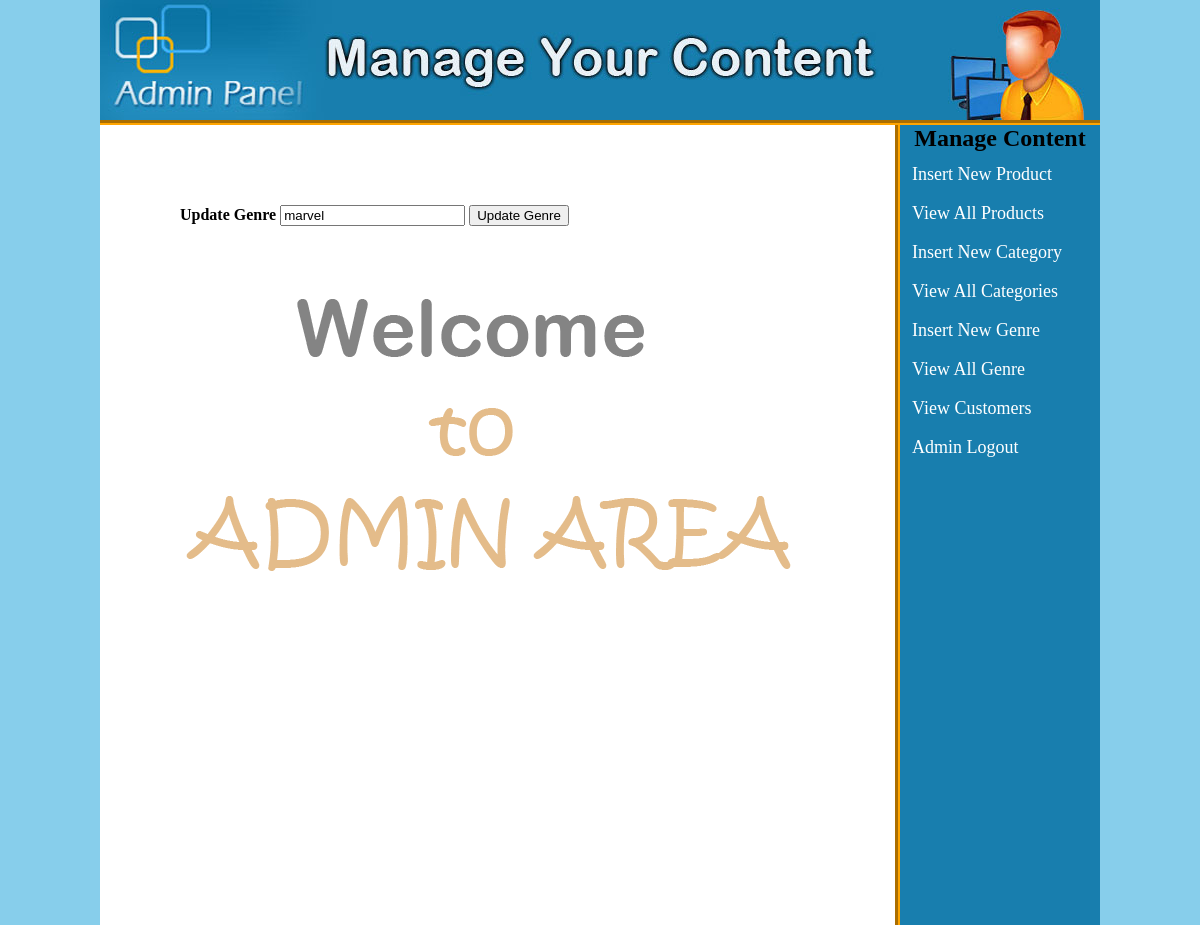
Page /admin_area/index.php?edit_genre=1 (signed in) on the earlier database version.
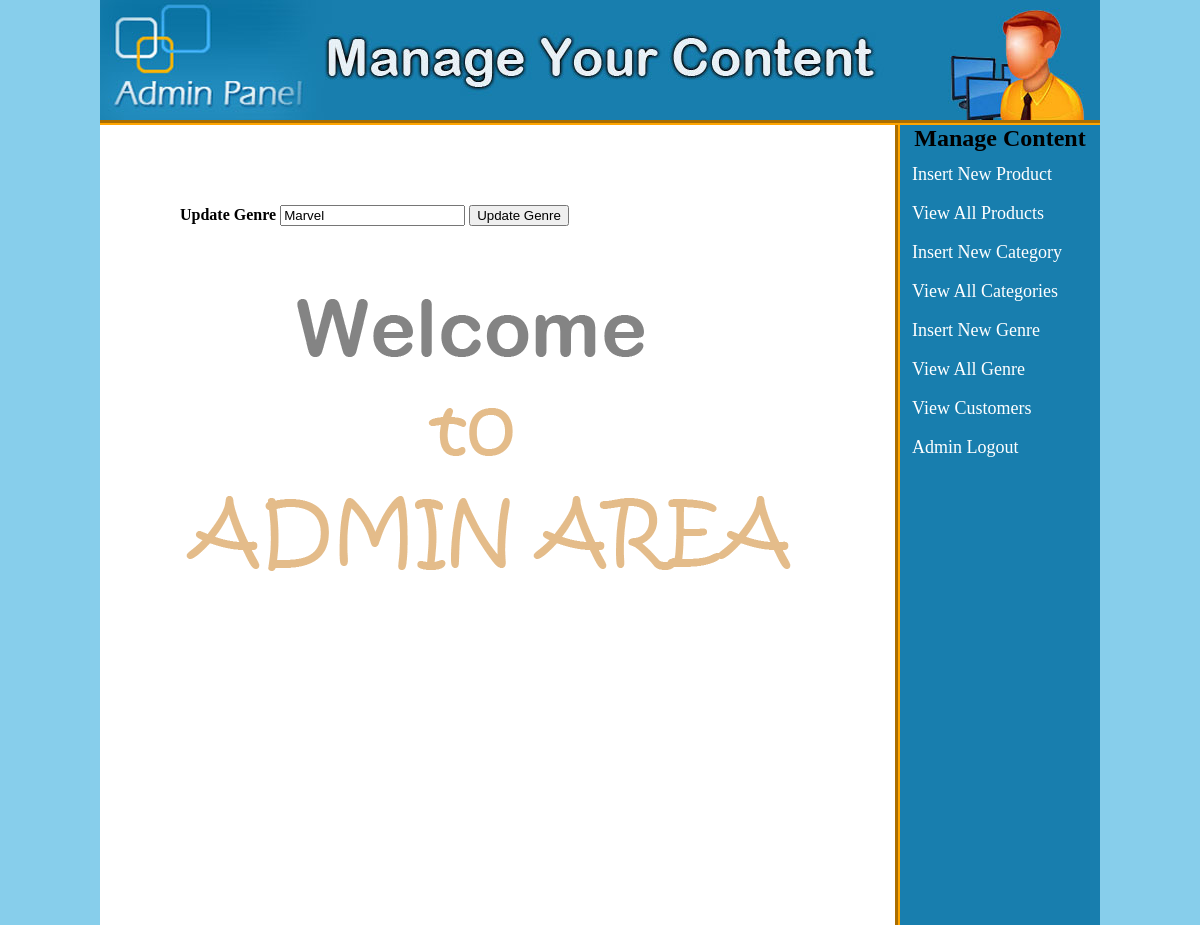
Same page on the later database version.
### tables this page shows
CREATE TABLE `genre` (
  `movie_id` int(11) NOT NULL,
  `movie_name` varchar(20) NOT NULL,
  `movie_cat` varchar(10) NOT NULL
);

### admin_area/edit_genre.php (the view, shortened to what this page needs)
<?php
include("includes/db.php");
if(isset($_GET['edit_genre'])){
	$brand_id = $_GET['edit_genre'];
	$get_brand = "select * from genre where movie_id='$brand_id'";
	$run_brand = mysqli_query($con, $get_brand);
	$row_brand= mysqli_fetch_array($run_brand);
	$brand_title = $row_brand['movie_name'];
}
?>
<form action="" method="post" style="padding:80px;">
<b>Update Genre</b>
<input type="text" name="new_genre" value="<?php echo $brand_title;?>"/>
<input type="submit" name="update_genre" value="Update Genre" />
</form>

Differences in the rows shown:
changed genre: new_genre "marvel" → "Marvel"
